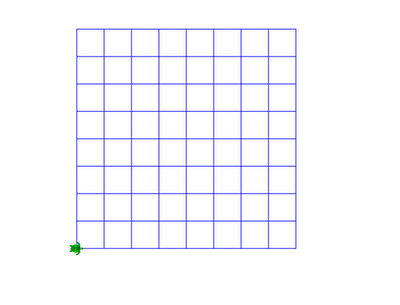

This figure's Python source:
from turtle import *
# Beschreibe diese Funktion …
def quadrat():
  repeat 4:
    forward(40)
    right(90)

initTurtle()
penUp()
setPos(-180,180)
setPenColor('blue')
penDown()
right(90)
repeat 8:
  repeat 8:
    quadrat()
    forward(40)
  backward(320)
  right(90)
  forward(40)
  left(90)
